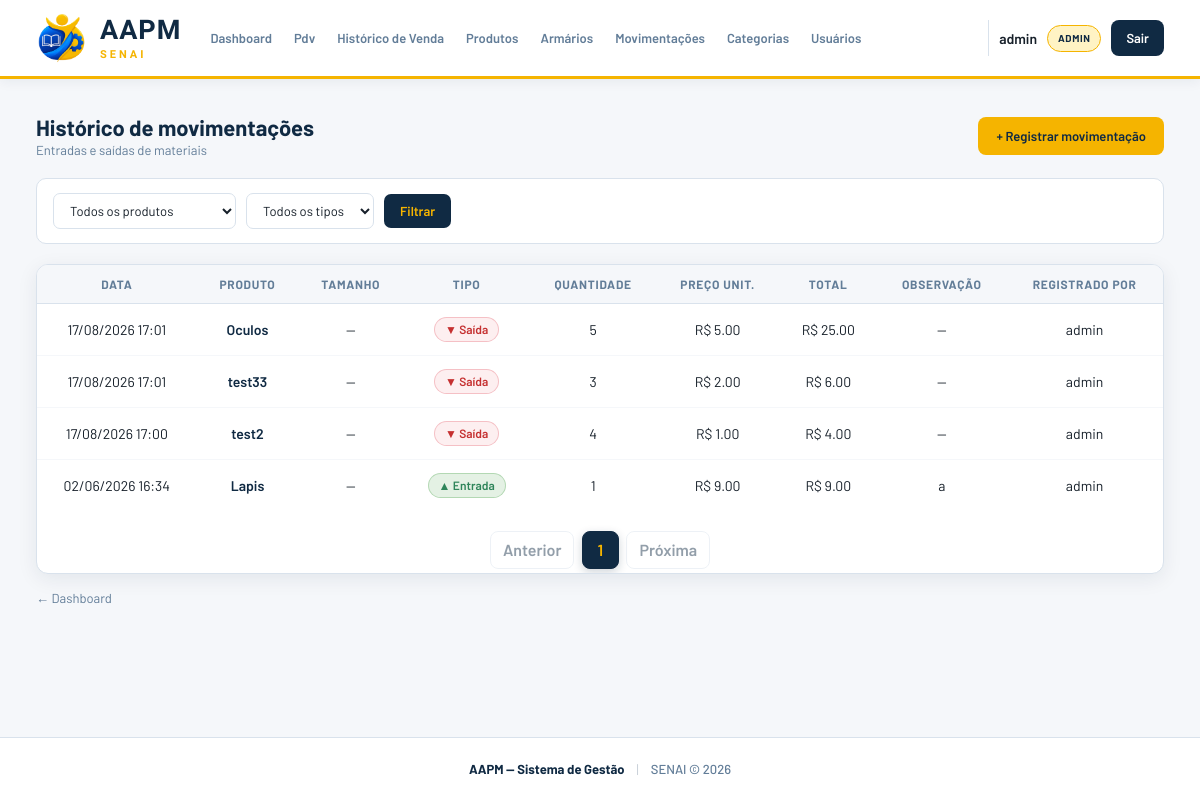
The page /movimentacoes/ (signed in) on the database as committed earlier.
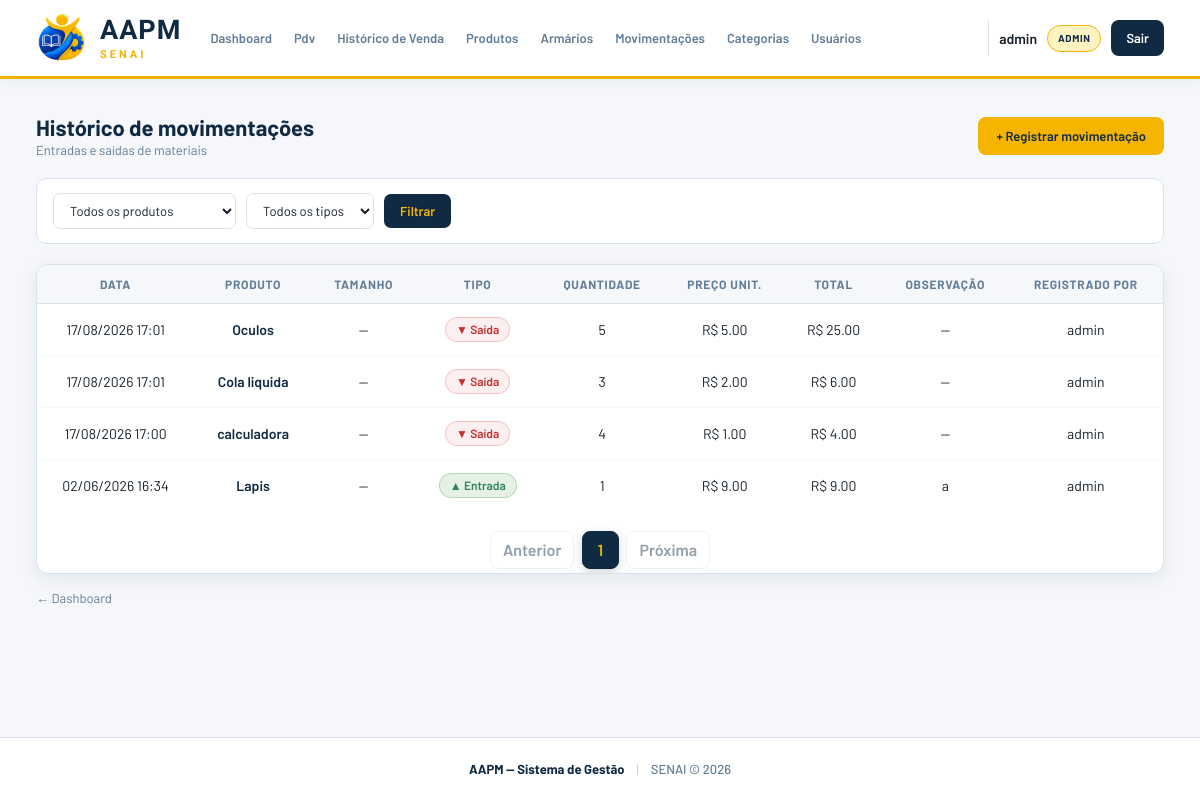
The same page on the database as committed later.
### app/models/movimentacao.py (models this page shows, shortened)
class Movimentacao(Base):
    __tablename__ = "movimentacoes"
    id = Column(Integer, primary_key=True, autoincrement=True, index= True)
    tipo = Column(Enum(Tipo_de_movimentacao), nullable=False)
    quantidade = Column(Integer, nullable=False)
    preco_unitario = Column(Float, nullable=False, default=0.0)
    observacao = Column(String(255), nullable=True)
    criado_em = Column(DateTime, server_default=func.now())
    produto_id = Column(Integer, ForeignKey("produtos.id", ondelete="CASCADE"), nullable=False)
    tamanho_id = Column(Integer, ForeignKey("produto_tamanhos.id", ondelete="SET NULL"), nullable=True)
    usuario_id = Column(Integer, ForeignKey("usuarios.id", ondelete="SET NULL"), nullable=False)
    produto = relationship("Produto", backref="movimentacoes")
    tamanho = relationship("ProdutoTamanho")
    usuario = relationship("Usuario", backref="movimentacoes")

### app/models/produto.py (models this page shows, shortened)
class Produto(Base):
    __tablename__ = "produtos"
    id = Column(Integer, primary_key=True, autoincrement=True, index=True)
    nome = Column(String(150), nullable=False, index=True)
    preco = Column(Float, nullable=False, default=0.0)
    estoque_atual = Column(Integer, nullable=False, default=0)
    ativo = Column(Boolean, default=True)
    imagem_path = Column(String(255), nullable=True)
    categoria_id = Column(Integer, ForeignKey("categorias.id", ondelete="SET NULL"), nullable=True)
    categoria = relationship("Categoria", back_populates="produtos")
    tamanhos  = relationship("ProdutoTamanho", back_populates="produto", cascade="all, delete-orphan")

### app/models/usuario.py (models this page shows)
class Usuario(Base):
    __tablename__ = "usuarios"
    id = Column(Integer, primary_key=True, autoincrement=True)
    nome = Column(String(100), nullable=False)
    email = Column(String(150), unique=True, nullable=False)
    senha_hash = Column(String(255), nullable=False)
    role = Column(String(20), default="operador")
    ativo = Column(Boolean, default=True)
    criado_em = Column(DateTime, server_default=func.now())

### app/controllers/movimentacao_controller.py (the view)
@router.get("/")
def listar_movimentacoes(
    request: Request,
    produto_id: int = 0,
    tipo: str = "",
    page: int = 1,
    db: Session = Depends(get_db),
    admin = Depends(get_admin)
):
    query = db.query(Movimentacao).order_by(
        Movimentacao.criado_em.desc()
    )
    if produto_id:
        query = query.filter(
            Movimentacao.produto_id == produto_id
        )
    if tipo in ("entrada", "saida", "cancelamento", "ajuste"):
        query = query.filter(
            Movimentacao.tipo == tipo
        )
    movimentacoes, pagination = paginate(query, page)
    produtos = db.query(Produto).filter(
        Produto.ativo == True
    ).all()
    return templates.TemplateResponse(
        request,
        "movimentacoes/index.html",
        {
            "request": request,
            "usuario": admin,
            "movimentacoes": movimentacoes,
            "produtos": produtos,
            "produto_id": produto_id,
            "tipo": tipo,
            "pagination": pagination,
        }
    )

### app/templates/movimentacoes/index.html (shortened to what this page needs)
{% extends "base.html" %}
{% block extra_css %}
<link rel="stylesheet" href="/static/css/movimnetacoes-index.css">
{% endblock %}
{% block conteudo %}
<div class="page-header">
    <div>
        <h1 class="page-title">Histórico de movimentações</h1>
        <p class="page-subtitle">Entradas e saídas de materiais</p>
    </div>
    <a href="/movimentacoes/nova" class="btn-primary">
        + Registrar movimentação
    </a>
</div>
<form class="filtros-form" method="get" action="/movimentacoes">
    <select name="produto_id" class="filtro-select">
        <option value="0">Todos os produtos</option>
    </select>
    <select name="tipo" class="filtro-select">
        <option value="">Todos os tipos</option>
    </select>
    <button type="submit" class="btn-filtrar">
        Filtrar
    </button>
</form>
<div class="card">
    <div class="table-wrapper">
        <table class="table">
            <thead>
                <tr>
                    <th>Data</th>
                    <th>Produto</th>
                    <th>Tamanho</th>
                    <th>Tipo</th>
                    <th>Quantidade</th>
                    <th>Preço unit.</th>
                    <th>Total</th>
                    <th>Observação</th>
                    <th>Registrado por</th>
                </tr>
            </thead>
            <tbody>
                {% for m in movimentacoes %}
                    <tr>
                        <td>
                            {{ m.criado_em.strftime('%d/%m/%Y %H:%M') }}
                        </td>
                        <td>
                            <a
                                href="/produtos/{{ m.produto_id }}"
                                class="link-produto"
                            >
                                {{ m.produto.nome }}
                            </a>
                        </td>
                        <td>
                            {% if m.tamanho %}
                                {{ m.tamanho.tamanho }}
                            {% else %}
                                —
                            {% endif %}
                        </td>
                        <td>
                            <span class="status-badge status-badge--{{ m.tipo.value }}">
                                {{ "▲ Entrada" if m.tipo.value == 'entrada' else "▼ Saída" }}
                            </span>
                        </td>
                        <td>
                            {{ m.quantidade }}
                        </td>
                        <td>
                            R$ {{ "%.2f"|format(m.preco_unitario) }}
                        </td>
                        <td>
                            R$ {{ "%.2f"|format(m.valor_total) }}
                        </td>
                        <td>
                            {{ m.observacao or "—" }}
                        </td>
                        <td>
                            {{ m.usuario.nome if m.usuario else "—" }}
                        </td>
                    </tr>
                {% endfor %}
            </tbody>
        </table>
        {% include "paginacao/index.html" %}
    </div>
</div>
<a href="/" class="back-link">
    ← Dashboard
</a>
{% endblock %}

Rows that differ between the two databases and show on the page:
changed through a linked row, Movimentacao: produto.nome "test33" → "Cola liquida"
changed through a linked row, Movimentacao: produto.nome "test2" → "calculadora"
